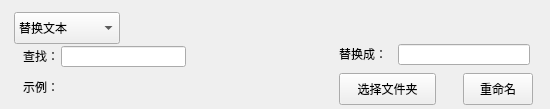
<?xml version="1.0" encoding="UTF-8"?>
<ui version="4.0">
 <class>ThwbWindow</class>
 <widget class="QMainWindow" name="ThwbWindow">
  <property name="geometry">
   <rect>
    <x>0</x>
    <y>0</y>
    <width>550</width>
    <height>109</height>
   </rect>
  </property>
  <property name="windowTitle">
   <string>MainWindow</string>
  </property>
  <widget class="QWidget" name="centralwidget">
   <widget class="QLineEdit" name="lineEdit_2">
    <property name="geometry">
     <rect>
      <x>398</x>
      <y>44</y>
      <width>132</width>
      <height>21</height>
     </rect>
    </property>
    <property name="text">
     <string/>
    </property>
   </widget>
   <widget class="QLabel" name="label">
    <property name="geometry">
     <rect>
      <x>23</x>
      <y>48</y>
      <width>40</width>
      <height>16</height>
     </rect>
    </property>
    <property name="text">
     <string>查找：</string>
    </property>
   </widget>
   <widget class="QLabel" name="label_2">
    <property name="geometry">
     <rect>
      <x>339</x>
      <y>46</y>
      <width>53</width>
      <height>16</height>
     </rect>
    </property>
    <property name="text">
     <string>替换成：</string>
    </property>
   </widget>
   <widget class="QComboBox" name="comboBox">
    <property name="geometry">
     <rect>
      <x>14</x>
      <y>12</y>
      <width>106</width>
      <height>32</height>
     </rect>
    </property>
    <item>
     <property name="text">
      <string>替换文本</string>
     </property>
    </item>
    <item>
     <property name="text">
      <string>添加文本</string>
     </property>
    </item>
    <item>
     <property name="text">
      <string>格式</string>
     </property>
    </item>
   </widget>
   <widget class="QLabel" name="label_3">
    <property name="geometry">
     <rect>
      <x>23</x>
      <y>79</y>
      <width>40</width>
      <height>16</height>
     </rect>
    </property>
    <property name="sizePolicy">
     <sizepolicy hsizetype="Preferred" vsizetype="Preferred">
      <horstretch>0</horstretch>
      <verstretch>0</verstretch>
     </sizepolicy>
    </property>
    <property name="text">
     <string>示例：</string>
    </property>
   </widget>
   <widget class="QPushButton" name="btn_rename">
    <property name="geometry">
     <rect>
      <x>463</x>
      <y>73</y>
      <width>70</width>
      <height>32</height>
     </rect>
    </property>
    <property name="text">
     <string>重命名</string>
    </property>
   </widget>
   <widget class="QLineEdit" name="lineEdit">
    <property name="geometry">
     <rect>
      <x>61</x>
      <y>46</y>
      <width>125</width>
      <height>21</height>
     </rect>
    </property>
    <property name="text">
     <string/>
    </property>
   </widget>
   <widget class="QLabel" name="label_4">
    <property name="geometry">
     <rect>
      <x>62</x>
      <y>79</y>
      <width>241</width>
      <height>16</height>
     </rect>
    </property>
    <property name="text">
     <string/>
    </property>
   </widget>
   <widget class="QPushButton" name="pbn_openfd">
    <property name="geometry">
     <rect>
      <x>339</x>
      <y>73</y>
      <width>97</width>
      <height>32</height>
     </rect>
    </property>
    <property name="text">
     <string>选择文件夹</string>
    </property>
   </widget>
  </widget>
 </widget>
 <resources/>
 <connections/>
</ui>
